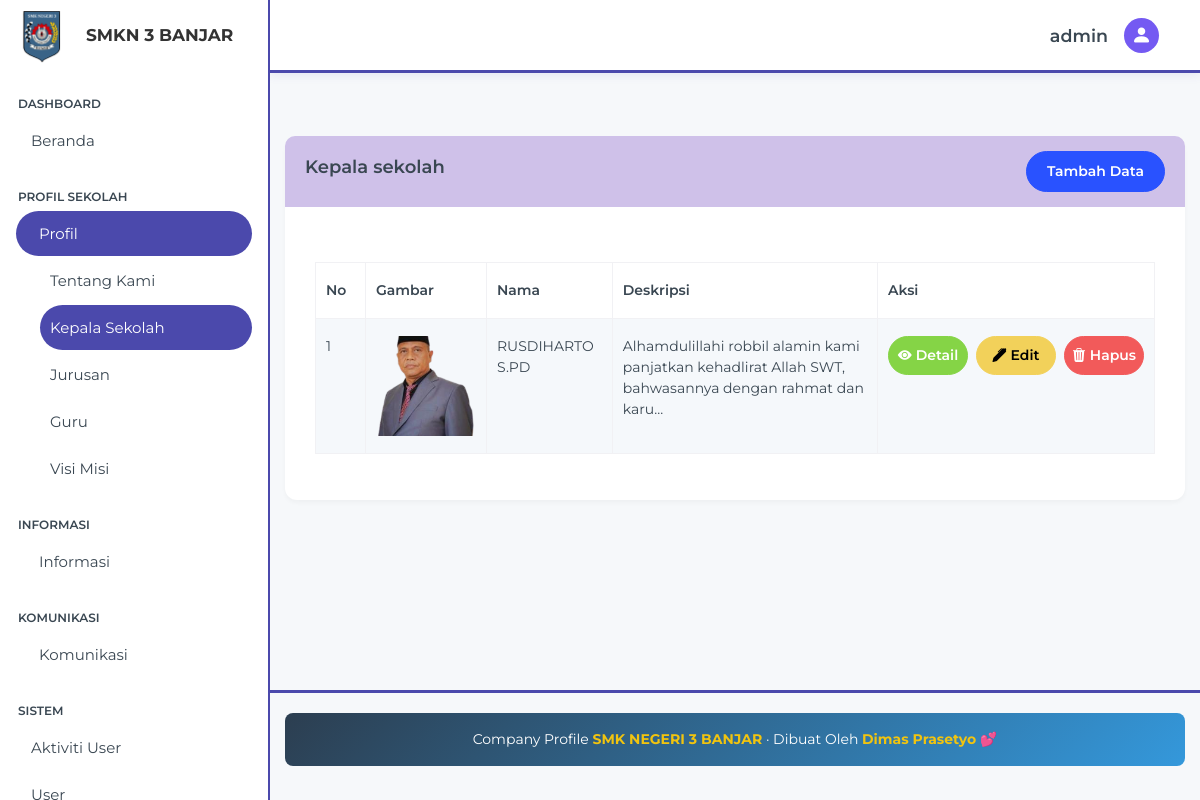
Screenshot of /beckend/pages/headmaster/index.php (signed in) with the database file from the repository.
### tables this page shows
CREATE TABLE `headmasters` (
  `id` bigint NOT NULL,
  `headmasters_name` varchar(255) NOT NULL,
  `headmasters_photo` text NOT NULL,
  `headmasters_description` text NOT NULL
);

### beckend/pages/headmaster/index.php (the view, shortened to what this page needs)
<?php
include '../../app.php';
include '../../partials/header.php';
include '../../partials/sidebar.php';
include '../../partials/navbar.php';
$qheadmaster = "SELECT * FROM headmasters";
$result = mysqli_query($connect, $qheadmaster) or die(mysqli_error($connect));
?>
<div class="content-wrapper">
    <section class="content">
        <div class="container-fluid">
            <div class="row">
                <div class="col-12 mt-5">
                    <div class="card card-purple mt-5">
                        <div class="card-header card-header-with-button">
                            <h3 class="card-title">Kepala sekolah</h3>
                            <a href="./create.php" class="btn btn-primary">Tambah Data</a>
                        </div>
                        <div class="card-body table-container">
                            <table id="schoolTable" class="table table-bordered table-striped table-hover">
                                <thead>
                                    <tr>
                                        <th width="50">No</th>
                                        <th>Gambar</th>
                                        <th>Nama</th>
                                        <th>Deskripsi</th>
                                        <th width="250">Aksi</th>
                                    </tr>
                                </thead>
                                <tbody>
                                    <?php
                                    $no = 1;
                                    while ($item = $result->fetch_object()):
                                    ?>
                                        <tr>
                                            <td><?= $no ?></td>
                                            <td>
                                                <img src="../../../storages/kepalaSekolah/<?= $item->headmasters_photo ?>"
                                                    alt="gambar" width="100" height="100" style="object-fit: cover;">
                                            </td>
                                            <td class="text-uppercase"><?= $item->headmasters_name ?></td>
                                            <td>
                                                <?= substr($item->headmasters_description, 0, 100) . (strlen($item->headmasters_description) > 100 ? '...' : '') ?>
                                            </td>
                                            <td>
                                                <div class="d-flex gap-2">
                                                    <a href="./detaile.php?id=<?= $item->id ?>" class="btn btn-success btn-xs">
                                                        <i class="bi bi-eye-fill"></i> Detail
                                                    </a>
                                                    <a href="./edit.php?id=<?= $item->id ?>" class="btn btn-warning btn-xs flex-fill">
                                                        <i class="bi bi-pen-fill"></i> Edit
                                                    </a>
                                                    <?php if ($_SESSION['role'] === 'admin'): ?>
                                                        <a href="../../action/headmaster/destroy.php?id=<?= $item->id ?>"
                                                            class="btn btn-danger btn-xs"
                                                            onclick="return confirm('Apakah Anda Yakin')">
                                                            <i class="bi bi-trash3-fill"></i> Hapus
                                                        </a>
                                                    <?php endif; ?>
                                                </div>
                                            </td>
                                        </tr>
                                    <?php
                                        $no++;
                                    endwhile;
                                    ?>
                                </tbody>
                            </table>
                        </div>
                    </div>
                </div>
            </div>
        </div>
    </section>
</div>
<?php
include '../../partials/footer.php';
include '../../partials/script.php';
?>

### beckend/partials/header.php (style rules this page uses)
html, body { height: 100%; }
body { display: flex; flex-direction: column; }

### beckend/pages/headmaster/index.php (style rules this page uses)
.card-purple .card-header { background: #cfc1e9ff; color: white; border-radius: 10px 10px 0 0; padding: 15px 20px; }
.content-wrapper { padding-top: 40px; }
.table-container { margin-top: 25px; }
.content-wrapper { min-height: calc(100vh - 150px) !important; padding-bottom: 40px; }
.card-header-with-button { display: flex; justify-content: space-between; align-items: center; padding: 15px 20px; }
.d-flex .btn { flex: 1; min-width: 80px; padding: 8px 0; font-size: 14px; }
.d-flex { gap: 8px; }

### rows the page displays
headmasters: headmasters_photo (picture), headmasters_name "RUSDIHARTO S.PD", headmasters_description "Alhamdulillahi robbil alamin kami panjatkan kehadlirat Allah SWT, bahwasannya dengan rahmat dan karu"

### other values shown
$_SESSION['role'] "admin"
